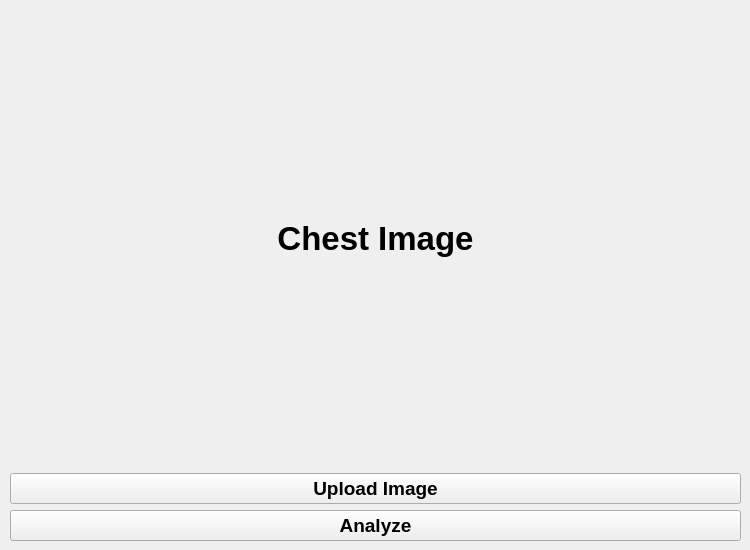
       <widget class="QWidget" name="uploadImageTab">
        <attribute name="title">
         <string>Upload Image</string>
        </attribute>
        <widget class="QWidget" name="layoutWidget_2">
         <property name="geometry">
          <rect>
           <x>10</x>
           <y>10</y>
           <width>731</width>
           <height>531</height>
          </rect>
         </property>
         <layout class="QVBoxLayout" name="verticalLayout">
          <item>
           <widget class="QLabel" name="chestImage">
            <property name="font">
             <font>
              <family>Arial</family>
              <pointsize>25</pointsize>
              <weight>75</weight>
              <bold>true</bold>
             </font>
            </property>
            <property name="layoutDirection">
             <enum>Qt::LeftToRight</enum>
            </property>
            <property name="autoFillBackground">
             <bool>true</bool>
            </property>
            <property name="text">
             <string>Chest Image</string>
            </property>
            <property name="alignment">
             <set>Qt::AlignCenter</set>
            </property>
           </widget>
          </item>
          <item>
           <widget class="QPushButton" name="uploadImage">
            <property name="font">
             <font>
              <family>Arial</family>
              <pointsize>14</pointsize>
              <weight>75</weight>
              <bold>true</bold>
             </font>
            </property>
            <property name="cursor">
             <cursorShape>PointingHandCursor</cursorShape>
            </property>
            <property name="text">
             <string>Upload Image</string>
            </property>
           </widget>
          </item>
          <item>
           <widget class="QPushButton" name="analyzeChestImage">
            <property name="font">
             <font>
              <family>Arial</family>
              <pointsize>14</pointsize>
              <weight>75</weight>
              <bold>true</bold>
             </font>
            </property>
            <property name="cursor">
             <cursorShape>PointingHandCursor</cursorShape>
            </property>
            <property name="text">
             <string>Analyze</string>
            </property>
           </widget>
          </item>
         </layout>
        </widget>
       </widget>
